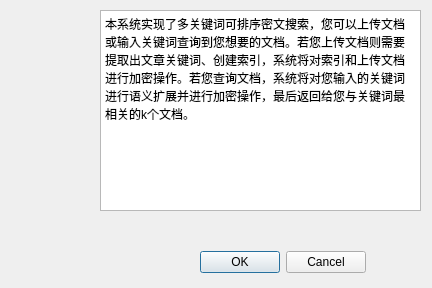
<?xml version="1.0" encoding="UTF-8"?>
<ui version="4.0">
 <class>AboutDialog</class>
 <widget class="QDialog" name="AboutDialog">
  <property name="geometry">
   <rect>
    <x>0</x>
    <y>0</y>
    <width>432</width>
    <height>288</height>
   </rect>
  </property>
  <property name="windowTitle">
   <string>Dialog</string>
  </property>
  <widget class="QPlainTextEdit" name="plainTextEdit">
   <property name="geometry">
    <rect>
     <x>100</x>
     <y>10</y>
     <width>321</width>
     <height>201</height>
    </rect>
   </property>
   <property name="readOnly">
    <bool>true</bool>
   </property>
   <property name="plainText">
    <string>本系统实现了多关键词可排序密文搜索，您可以上传文档或输入关键词查询到您想要的文档。若您上传文档则需要提取出文章关键词、创建索引，系统将对索引和上传文档进行加密操作。若您查询文档，系统将对您输入的关键词进行语义扩展并进行加密操作，最后返回给您与关键词最相关的k个文档。</string>
   </property>
  </widget>
  <widget class="QDialogButtonBox" name="buttonBox">
   <property name="geometry">
    <rect>
     <x>200</x>
     <y>250</y>
     <width>166</width>
     <height>25</height>
    </rect>
   </property>
   <property name="standardButtons">
    <set>QDialogButtonBox::Cancel|QDialogButtonBox::Ok</set>
   </property>
  </widget>
 </widget>
 <resources/>
 <connections>
  <connection>
   <sender>buttonBox</sender>
   <signal>clicked(QAbstractButton*)</signal>
   <receiver>AboutDialog</receiver>
   <slot>close()</slot>
   <hints>
    <hint type="sourcelabel">
     <x>282</x>
     <y>262</y>
    </hint>
    <hint type="destinationlabel">
     <x>199</x>
     <y>149</y>
    </hint>
   </hints>
  </connection>
 </connections>
</ui>
